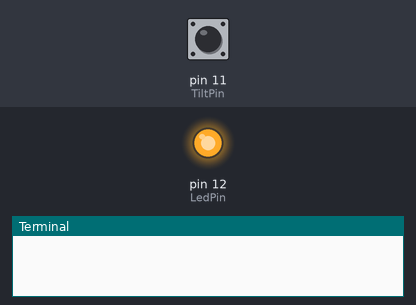
This program was run on a simulated Raspberry Pi (header pin numbers). Parts: output pins drawn as LEDs (lit = HIGH), the last lines printed to the terminal. Dashed ring = blinking. The inputs (shaded band) are chosen by the test bench; at power-on: pin 11 (TiltPin) HIGH.

Above: at 1.2 s.
1.3 s: pin 11 (TiltPin) driven LOW
At 2.0 s:
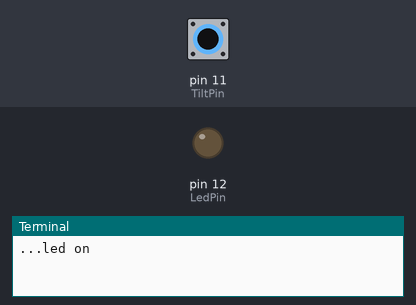
2.8 s: pin 11 (TiltPin) pulsed HIGH 5 times (0.12 s each, 0.3 s apart)
At 3.07 s:
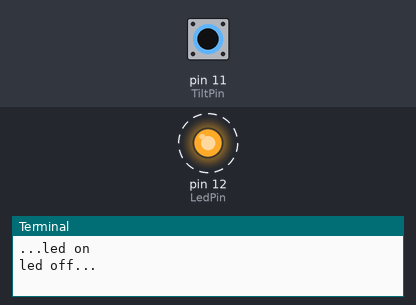
Timing chart, 0 to 5.8 s (numbered marks = the images above; inputs shaded):
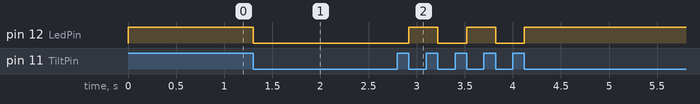

The program:

tilt.py
```python
import RPi.GPIO as GPIO

TiltPin = 11
LedPin  = 12

Led_status = 1

def setup():
    GPIO.setmode(GPIO.BOARD)
    GPIO.setup(LedPin, GPIO.OUT)
    GPIO.setup(TiltPin, GPIO.IN, pull_up_down=GPIO.PUD_UP)
    GPIO.output(LedPin, GPIO.HIGH)

def swLed(ev=None):
    global Led_status
    Led_status = not Led_status
    GPIO.output(LedPin, Led_status)
    if Led_status == 1:
        print 'led off...'
    else:
        print '...led on'

def loop():
    GPIO.add_event_detect(TiltPin, GPIO.FALLING, callback=swLed)
    while True:
        pass

def destroy():
    GPIO.output(LedPin, GPIO.HIGH)
    GPIO.cleanup()

if __name__ == '__main__':
    setup()
    try:
        loop()
    except KeyboardInterrupt:
        destroy()
```

Measured:
- after the input at 1.3 s, pin 12 (LedPin): HIGH → LOW at once
- after the input at 2.8 s, pin 12 (LedPin): alternates HIGH for 0.30 s and LOW for 0.30 s, 5 changes in all, then stays HIGH, starting after 0.12 s
